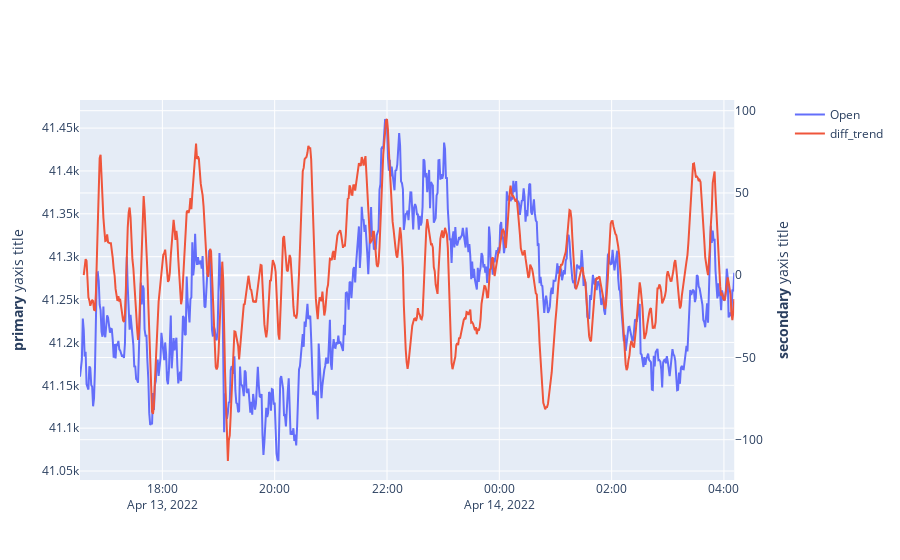

The notebook cell this image was saved under:
### Code cell
fig1 = make_subplots(specs=[[{"secondary_y": True}]])


fig1.add_trace(go.Scatter(x=BTC_balance['ds'], y=BTC_balance['Open'],
                    mode='lines',
                    name='Open'),
                          secondary_y=False)

fig1.add_trace(go.Scatter(x=BTC_balance['ds'], y=BTC_balance['diff_trend'],
                    mode='lines',
                    name='diff_trend'),
                          secondary_y=True)

#fig1.add_trace(go.Scatter(x=BTC_balance['ds'], y=BTC_balance['rolled_trend_2'],
#                    mode='lines',
#                    name='rolled_trend_2'),
#                          secondary_y=True)
#
#fig1.add_trace(go.Scatter(x=BTC_balance['ds'], y=BTC_balance['rolled_trend'],
#                   mode='lines',
#                   name='rolled_trend'),
#                         secondary_y=True)

fig1.update_yaxes(title_text="<b>primary</b> yaxis title", secondary_y=False)
fig1.update_yaxes(title_text="<b>secondary</b> yaxis title", secondary_y=True)
fig1.show()

### Figure 1 — Plotly figure (JSON) as saved in the notebook; plotly's stock layout.template omitted (floating-point values rounded to 4 significant figures; data arrays with more than 128 entries replaced by an {"elided": "..."} marker saying what was removed)
{"data": [{"mode": "lines", "name": "Open", "type": "scatter", "x": {"elided": "700 str values"}, "xaxis": "x", "y": {"elided": "700 float values"}, "yaxis": "y"}, {"mode": "lines", "name": "diff_trend", "type": "scatter", "x": {"elided": "700 str values"}, "xaxis": "x", "y": {"elided": "700 float values"}, "yaxis": "y2"}], "layout": {"autosize": true, "xaxis": {"anchor": "y", "autorange": true, "domain": [0, 0.94], "range": ["2022-04-13 16:32", "2022-04-14 04:11"], "type": "date"}, "yaxis": {"anchor": "x", "autorange": true, "domain": [0, 1], "range": [41040.0, 41480.0], "title": {"text": "<b>primary</b> yaxis title"}, "type": "linear"}, "yaxis2": {"anchor": "x", "autorange": true, "overlaying": "y", "range": [-124.5, 106.5], "side": "right", "title": {"text": "<b>secondary</b> yaxis title"}, "type": "linear"}}}
